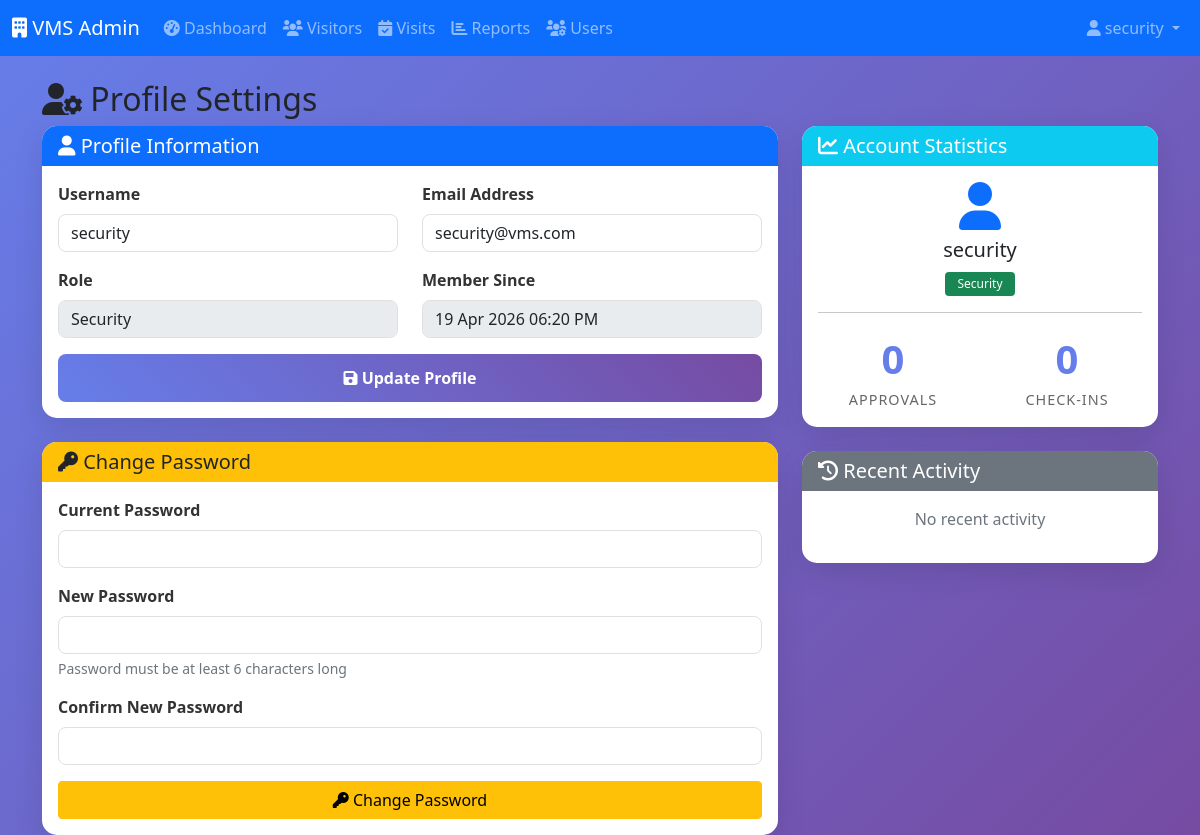
The app's page /admin/profile.php (signed in) with its own data.
### tables this page shows
CREATE TABLE users (
    id INT AUTO_INCREMENT PRIMARY KEY,
    username VARCHAR(50) UNIQUE NOT NULL,
    email VARCHAR(100) UNIQUE NOT NULL,
    password VARCHAR(255) NOT NULL,
    role ENUM('admin', 'security') NOT NULL DEFAULT 'security',
    created_at TIMESTAMP DEFAULT CURRENT_TIMESTAMP,
    updated_at TIMESTAMP DEFAULT CURRENT_TIMESTAMP ON UPDATE CURRENT_TIMESTAMP
);

### includes/functions.php (called while the page is built, shortened)
<?php
function formatDateTime($datetime) {
    $date = new DateTime($datetime);
    return $date->format('d M Y h:i A');
}
?>

### admin/profile.php (the view, shortened to what this page needs)
<?php
require_once '../includes/functions.php';
$database = new Database();
$db = $database->getConnection();
$stmt = $db->prepare("SELECT * FROM users WHERE id = :user_id");
$stmt->bindParam(':user_id', $_SESSION['user_id']);
$stmt->execute();
$user = $stmt->fetch(PDO::FETCH_ASSOC);
$stmt = $db->prepare("
    SELECT * FROM activity_logs
    WHERE user_id = :user_id
    ORDER BY created_at DESC
    LIMIT 10
");
$stmt->bindParam(':user_id', $_SESSION['user_id']);
$stmt->execute();
$activities = $stmt->fetchAll(PDO::FETCH_ASSOC);
?>
<!DOCTYPE html>
<html lang="en">
<head>
    <link href="https://cdn.jsdelivr.net/npm/bootstrap@5.1.3/dist/css/bootstrap.min.css" rel="stylesheet">
    <link href="https://cdnjs.cloudflare.com/ajax/libs/font-awesome/6.0.0/css/all.min.css" rel="stylesheet">
    <link href="../assets/css/style.css" rel="stylesheet">
</head>
<body>
    <nav class="navbar navbar-expand-lg navbar-dark bg-primary">
        <div class="container-fluid">
            <a class="navbar-brand" href="dashboard.php">
                <i class="fas fa-building"></i> VMS Admin
            </a>
            <div class="collapse navbar-collapse" id="navbarNav">
                <ul class="navbar-nav me-auto">
                    <li class="nav-item">
                        <a class="nav-link" href="dashboard.php">
                            <i class="fas fa-tachometer-alt"></i> Dashboard
                        </a>
                    </li>
                    <li class="nav-item">
                        <a class="nav-link" href="visitors.php">
                            <i class="fas fa-users"></i> Visitors
                        </a>
                    </li>
                    <li class="nav-item">
                        <a class="nav-link" href="visits.php">
                            <i class="fas fa-calendar-check"></i> Visits
                        </a>
                    </li>
                    <li class="nav-item">
                        <a class="nav-link" href="reports.php">
                            <i class="fas fa-chart-bar"></i> Reports
                        </a>
                    </li>
                    <li class="nav-item">
                        <a class="nav-link" href="users.php">
                            <i class="fas fa-users-cog"></i> Users
                        </a>
                    </li>
                </ul>
                <ul class="navbar-nav">
                    <li class="nav-item dropdown">
                        <a class="nav-link dropdown-toggle" href="#" id="navbarDropdown" role="button" data-bs-toggle="dropdown">
                            <i class="fas fa-user"></i> <?php echo $_SESSION['username']; ?>
                        </a>
                    </li>
                </ul>
            </div>
        </div>
    </nav>
    <div class="container mt-4">
        <h2><i class="fas fa-user-cog"></i> Profile Settings</h2>
        <div class="row">
            <div class="col-md-8">
                <div class="card mb-4">
                    <div class="card-header bg-primary text-white">
                        <h5 class="mb-0"><i class="fas fa-user"></i> Profile Information</h5>
                    </div>
                    <div class="card-body">
                        <form method="POST">
                            <div class="row">
                                <div class="col-md-6 mb-3">
                                    <label for="username" class="form-label">Username</label>
                                    <input type="text" class="form-control" id="username" name="username"
                                           value="<?php echo htmlspecialchars($user['username']); ?>" required>
                                </div>
                                <div class="col-md-6 mb-3">
                                    <label for="email" class="form-label">Email Address</label>
                                    <input type="email" class="form-control" id="email" name="email"
                                           value="<?php echo htmlspecialchars($user['email']); ?>" required>
                                </div>
                            </div>
                            <div class="row">
                                <div class="col-md-6 mb-3">
                                    <label for="role" class="form-label">Role</label>
                                    <input type="text" class="form-control" id="role" value="<?php echo htmlspecialchars(ucfirst($user['role'])); ?>" readonly>
                                </div>
                                <div class="col-md-6 mb-3">
                                    <label for="created_at" class="form-label">Member Since</label>
                                    <input type="text" class="form-control" id="created_at" value="<?php echo formatDateTime($user['created_at']); ?>" readonly>
                                </div>
                            </div>
                            <div class="d-grid">
                                <button type="submit" class="btn btn-primary">
                                    <i class="fas fa-save"></i> Update Profile
                                </button>
                            </div>
                        </form>
                    </div>
                </div>
                <div class="card">
                    <div class="card-header bg-warning text-dark">
                        <h5 class="mb-0"><i class="fas fa-key"></i> Change Password</h5>
                    </div>
                    <div class="card-body">
                        <form method="POST">
                            <div class="mb-3">
                                <label for="current_password" class="form-label">Current Password</label>
                                <input type="password" class="form-control" id="current_password" name="current_password" required>
                            </div>
                            <div class="mb-3">
                                <label for="new_password" class="form-label">New Password</label>
                                <input type="password" class="form-control" id="new_password" name="new_password"
                                       minlength="6" required>
                                <div class="form-text">Password must be at least 6 characters long</div>
                            </div>
                            <div class="mb-3">
                                <label for="confirm_password" class="form-label">Confirm New Password</label>
                                <input type="password" class="form-control" id="confirm_password" name="confirm_password" required>
                            </div>
                            <div class="d-grid">
                                <button type="submit" class="btn btn-warning">
                                    <i class="fas fa-key"></i> Change Password
                                </button>
                            </div>
                        </form>
                    </div>
                </div>
            </div>
            <div class="col-md-4">
                <div class="card mb-4">
                    <div class="card-header bg-info text-white">
                        <h5 class="mb-0"><i class="fas fa-chart-line"></i> Account Statistics</h5>
                    </div>
                    <div class="card-body">
                        <div class="text-center mb-3">
                            <i class="fas fa-user fa-3x text-primary mb-2"></i>
                            <h5><?php echo htmlspecialchars($user['username']); ?></h5>
                            <span class="badge bg-<?php echo $user['role'] === 'admin' ? 'danger' : 'success'; ?>">
                                <?php echo htmlspecialchars(ucfirst($user['role'])); ?>
                            </span>
                        </div>
                        <hr>
                        <div class="row text-center">
                            <div class="col-6">
                                <div class="stats-number">
                                    <?php
                                    $stmt = $db->prepare("SELECT COUNT(*) as count FROM visits WHERE approved_by = :user_id");
                                    $stmt->bindParam(':user_id', $_SESSION['user_id']);
                                    $stmt->execute();
                                    echo $stmt->fetch(PDO::FETCH_ASSOC)['count'];
                                    ?>
                                </div>
                                <div class="stats-label">Approvals</div>
                            </div>
                            <div class="col-6">
                                <div class="stats-number">
                                    <?php
                                    $stmt = $db->prepare("SELECT COUNT(*) as count FROM visits WHERE checked_in_by = :user_id");
                                    $stmt->bindParam(':user_id', $_SESSION['user_id']);
                                    $stmt->execute();
                                    echo $stmt->fetch(PDO::FETCH_ASSOC)['count'];
                                    ?>
                                </div>
                                <div class="stats-label">Check-ins</div>
                            </div>
                        </div>
                    </div>
                </div>
                <div class="card">
                    <div class="card-header bg-secondary text-white">
                        <h5 class="mb-0"><i class="fas fa-history"></i> Recent Activity</h5>
                    </div>
                    <div class="card-body">
                        <?php if (!empty($activities)): ?>
                            <div class="timeline">
                                <?php foreach ($activities as $activity): ?>
                                    <div class="timeline-item mb-3">
                                        <small class="text-muted"><?php echo formatDateTime($activity['created_at']); ?></small>
                                        <div>
                                            <strong><?php echo htmlspecialchars($activity['action']); ?></strong>
                                        </div>
                                        <?php if ($activity['description']): ?>
                                            <small class="text-muted"><?php echo htmlspecialchars($activity['description']); ?></small>
                                        <?php endif; ?>
                                    </div>
                                <?php endforeach; ?>
                            </div>
                        <?php else: ?>
                            <p class="text-muted text-center">No recent activity</p>
                        <?php endif; ?>
                    </div>
                </div>
            </div>
        </div>
    </div>
</body>
</html>

### assets/css/style.css (style rules this page uses)
body { background: linear-gradient(135deg, #667eea 0%, #764ba2 100%); min-height: 100vh; font-family: 'Segoe UI', Tahoma, Geneva, Verdana, sans-serif; }
.card { border: none; border-radius: 15px; box-shadow: 0 10px 30px rgba(0, 0, 0, 0.1); }
.card-header { border-radius: 15px 15px 0 0 !important; border: none; }
.form-control, .form-select { border-radius: 8px; border: 1px solid #e0e0e0; transition: all 0.3s ease; }
.btn-primary { background: linear-gradient(45deg, #667eea, #764ba2); border: none; border-radius: 8px; padding: 12px 30px; font-weight: 600; transition: all 0.3s ease; }
.form-label { font-weight: 600; color: #333; margin-bottom: 0.5rem; }
.stats-number { font-size: 2.5rem; font-weight: bold; color: #667eea; }
.stats-label { color: #666; font-size: 0.9rem; text-transform: uppercase; letter-spacing: 1px; }
.badge { padding: 0.5em 1em; font-weight: 500; }

### records on screen
users: username "security", email "security@vms.com", role "Security", created_at "19 Apr 2026 06:20 PM"

### other values on screen
$_SESSION['username'] "security"
$stmt->fetch(PDO::FETCH_ASSOC)['count'] "0"
